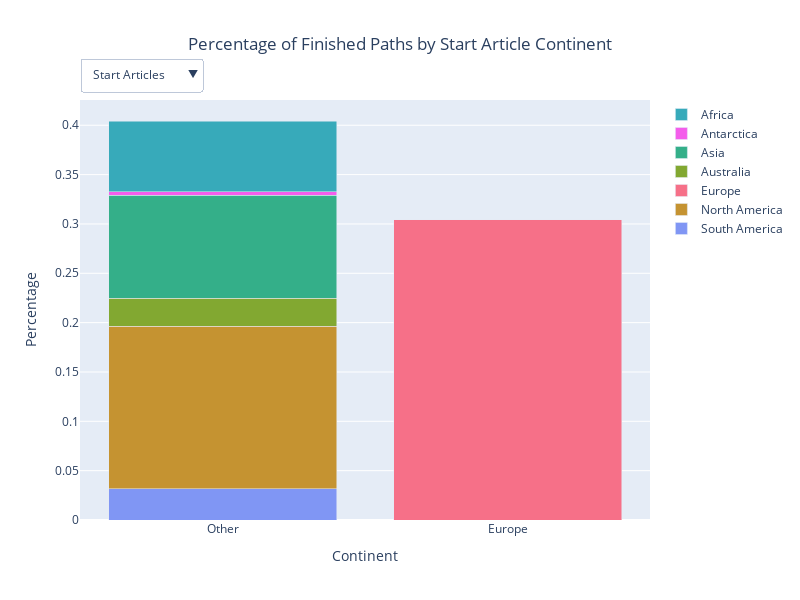

The notebook cell saved with this chart:
### Markdown cell above
## Plot 3 Finished paths starting/leading to article related to specific continent

Plot shows count of finished paths normalized to the total number of paths.

### Code cell
fig_name = "finished_path_percentage_per_article_continent"
fig_title = "Percentage of Finished Paths by {} Article Continent"
fig_ylabel = "Percentage"
fig_xlabel = "Continent"


finished_paths_per_start_article_continent = df_analysis.groupby("startContinent")["isFinished"].sum() / len(df_analysis)
finished_paths_per_start_article_continent = finished_paths_per_start_article_continent.reset_index()
finished_paths_per_start_article_continent["treatment"] = finished_paths_per_start_article_continent["startContinent"] == EUROPE_LABEL
finished_paths_per_start_article_continent["labels"] = finished_paths_per_start_article_continent["treatment"].map({True: TREATMENT_LABEL, False: CONTROL_LABEL})
finished_paths_per_start_article_continent = finished_paths_per_start_article_continent.sort_values("startContinent", ascending=False)

finished_paths_per_target_article_continent = df_analysis.groupby("targetContinent")["isFinished"].sum() / len(df_analysis)
finished_paths_per_target_article_continent = finished_paths_per_target_article_continent.reset_index()
finished_paths_per_target_article_continent["treatment"] = finished_paths_per_target_article_continent["targetContinent"] == EUROPE_LABEL
finished_paths_per_target_article_continent["labels"] = finished_paths_per_target_article_continent["treatment"].map({True: TREATMENT_LABEL, False: CONTROL_LABEL})
finished_paths_per_target_article_continent = finished_paths_per_target_article_continent.sort_values("targetContinent", ascending=False)

fig = go.Figure()

for _, row in finished_paths_per_start_article_continent.iterrows():
    fig.add_trace(go.Bar(
        x=(row["labels"],),
        y=(row["isFinished"],),
        name=row["startContinent"],
        hovertemplate=f"{row['isFinished'] :.3f}",
        marker_color=continents_colors_int[row["startContinent"]],
        visible=True
    ))

for _, row in finished_paths_per_target_article_continent.iterrows():
    fig.add_trace(go.Bar(
        x=(row["labels"],),
        y=(row["isFinished"],),
        name=row["targetContinent"],
        hovertemplate=f"{row['isFinished'] :.3f}",
        marker_color=continents_colors_int[row["targetContinent"]],
        visible=False
    ))

continents_num = len(finished_paths_per_start_article_continent)
buttons = [
    dict(
        label="Start Articles",
        method="update",
        args=[
            {"visible": [True] * continents_num + [False] * continents_num},
            {"title": fig_title.format("Start"), "annotations": []}
        ]
    ),
    dict(
        label="Target Articles",
        method="update",
        args=[
            {"visible": [False] * continents_num + [True] * continents_num},
            {"title": fig_title.format("Target"), "annotations": []}
        ]
    )
]

fig.update_layout(
    updatemenus=[
        dict(
            active=0,
            buttons=buttons,
            x=0.,
            xanchor="left",
            y=1.1,
            yanchor="top"
        ),
    ]
)

fig.update_layout(
    title=fig_title.format("Start"),
    title_x=0.5,
    yaxis_title=fig_ylabel,
    xaxis_title=fig_xlabel,
    barmode="stack",
    width=FIGURE_WIDTH,
    height=FIGURE_HEIGHT,
)

fig.write_html(os.path.join(PLOTS_PATH_HTML, f"{fig_name}_bar.html"))
fig.write_image(os.path.join(PLOTS_PATH_PX, f"{fig_name}_bar.png"))
fig.show()

### Figure 1 — Plotly figure (JSON) as saved in the notebook; plotly's stock layout.template omitted (floating-point values rounded to 4 significant figures)
{"data": [{"hovertemplate": "0.032", "marker": {"color": "#8096f4"}, "name": "South America", "type": "bar", "visible": true, "x": ["Other"], "y": [0.03188]}, {"hovertemplate": "0.165", "marker": {"color": "#c59331"}, "name": "North America", "type": "bar", "visible": true, "x": ["Other"], "y": [0.1647]}, {"hovertemplate": "0.304", "marker": {"color": "#f67088"}, "name": "Europe", "type": "bar", "visible": true, "x": ["Europe"], "y": [0.3041]}, {"hovertemplate": "0.028", "marker": {"color": "#82a831"}, "name": "Australia", "type": "bar", "visible": true, "x": ["Other"], "y": [0.02807]}, {"hovertemplate": "0.105", "marker": {"color": "#34af89"}, "name": "Asia", "type": "bar", "visible": true, "x": ["Other"], "y": [0.1047]}, {"hovertemplate": "0.003", "marker": {"color": "#f45deb"}, "name": "Antarctica", "type": "bar", "visible": true, "x": ["Other"], "y": [0.003392]}, {"hovertemplate": "0.072", "marker": {"color": "#37aaba"}, "name": "Africa", "type": "bar", "visible": true, "x": ["Other"], "y": [0.0716]}, {"hovertemplate": "0.038", "marker": {"color": "#8096f4"}, "name": "South America", "type": "bar", "visible": false, "x": ["Other"], "y": [0.0382]}, {"hovertemplate": "0.144", "marker": {"color": "#c59331"}, "name": "North America", "type": "bar", "visible": false, "x": ["Other"], "y": [0.1442]}, {"hovertemplate": "0.305", "marker": {"color": "#f67088"}, "name": "Europe", "type": "bar", "visible": false, "x": ["Europe"], "y": [0.3045]}, {"hovertemplate": "0.024", "marker": {"color": "#82a831"}, "name": "Australia", "type": "bar", "visible": false, "x": ["Other"], "y": [0.02359]}, {"hovertemplate": "0.120", "marker": {"color": "#34af89"}, "name": "Asia", "type": "bar", "visible": false, "x": ["Other"], "y": [0.1201]}, {"hovertemplate": "0.005", "marker": {"color": "#f45deb"}, "name": "Antarctica", "type": "bar", "visible": false, "x": ["Other"], "y": [0.00454]}, {"hovertemplate": "0.073", "marker": {"color": "#37aaba"}, "name": "Africa", "type": "bar", "visible": false, "x": ["Other"], "y": [0.07321]}], "layout": {"barmode": "stack", "height": 600, "title": {"text": "Percentage of Finished Paths by Start Article Continent", "x": 0.5}, "updatemenus": [{"active": 0, "buttons": [{"args": [{"visible": [true, true, true, true, true, true, true, false, false, false, false, false, false, false]}, {"annotations": [], "title": "Percentage of Finished Paths by Start Article Continent"}], "label": "Start Articles", "method": "update"}, {"args": [{"visible": [false, false, false, false, false, false, false, true, true, true, true, true, true, true]}, {"annotations": [], "title": "Percentage of Finished Paths by Target Article Continent"}], "label": "Target Articles", "method": "update"}], "x": 0, "xanchor": "left", "y": 1.1, "yanchor": "top"}], "width": 800, "xaxis": {"title": {"text": "Continent"}}, "yaxis": {"title": {"text": "Percentage"}}}}
